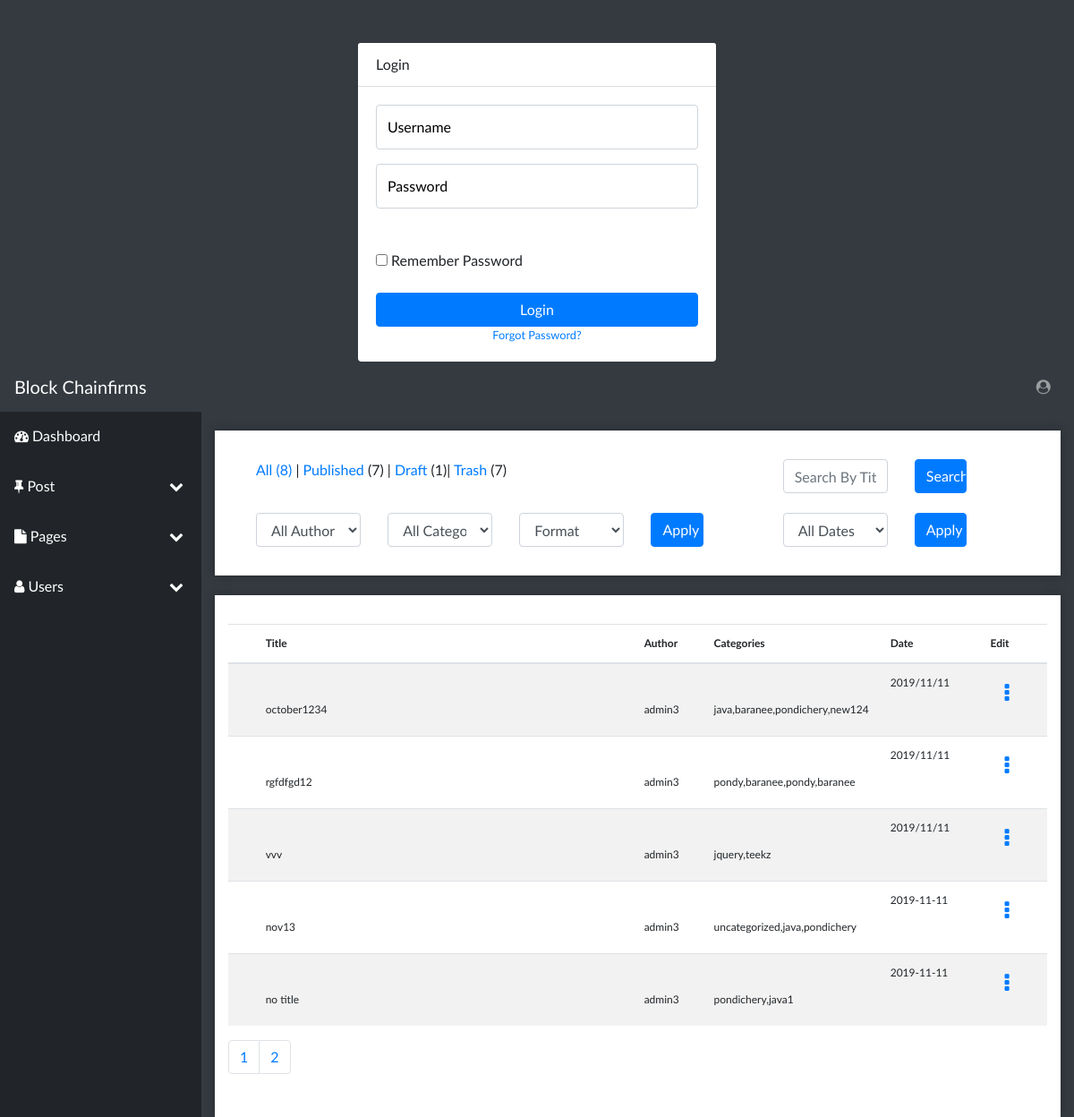
/allpost.php?show=published, run on the app's committed database.
### tables this page shows
CREATE TABLE `posts` (
  `id` int(10) NOT NULL,
  `fid` int(10) NOT NULL,
  `user_id` int(10) NOT NULL,
  `username` varchar(100) NOT NULL,
  `Title` varchar(256) NOT NULL,
  `Content` text NOT NULL,
  `Status` varchar(50) NOT NULL,
  `draftTime` varchar(50) NOT NULL,
  `publishTime` varchar(50) NOT NULL,
  `Visibility` varchar(100) NOT NULL,
  `publihedOn` varchar(50) NOT NULL,
  `Format` varchar(100) NOT NULL,
  `selectCategory` varchar(256) NOT NULL,
  `categoryName` varchar(256) NOT NULL,
  `categoryType` varchar(256) NOT NULL,
  `seo_title` varchar(100) NOT NULL,
  `description` text NOT NULL,
  `url` varchar(100) NOT NULL,
  `seo_schema` varchar(100) NOT NULL,
  `image` varchar(50) NOT NULL,
  `Date` timestamp(6) NOT NULL DEFAULT current_timestamp(6),
  `onlyDate` varchar(50) NOT NULL,
  `url_edit` varchar(256) NOT NULL,
  `url_title` varchar(100) NOT NULL
);

CREATE TABLE `category` (
  `id` int(10) NOT NULL,
  `categoryName` varchar(50) NOT NULL,
  `slug` varchar(50) NOT NULL,
  `selectCategory` varchar(100) NOT NULL,
  `parentcategory` varchar(50) NOT NULL,
  `description` varchar(256) NOT NULL,
  `category_date` varchar(50) NOT NULL
);

### includes/init.php (called while the page is built, shortened)
<?php
require_once("login.php");
?>

### published_posts.php (the view, shortened to what this page needs)
<?php
 $per_page=5;
if(isset($_GET['page'])) {
            $page = $_GET['page'];
            } else {
                $page = "";
            }
            if($page == "" || $page == 1) {
                $page_1 = 0;
            } else {
                $page_1 = ($page * $per_page) - $per_page;
            }
          $post_query_count="SELECT * FROM posts WHERE Status='Publish'";
          $find_count=mysqli_query($connection,$post_query_count);
          $count=mysqli_num_rows($find_count);
          $count=ceil($count/$per_page);
?>
<?php
$query="SELECT posts.id,posts.fid, posts.Title, posts.username, posts.onlyDate, category.selectCategory
FROM posts
INNER JOIN category ON posts.fid=category.id AND posts.status='Publish' LIMIT $page_1,$per_page";
$select_allposts=mysqli_query($connection,$query);
while($row=mysqli_fetch_array($select_allposts)) {
  $title=$row['Title'];
  $username=$row['username'];
  $selectCategory=$row['selectCategory'];
  $onlyDate=$row['onlyDate'];
              ?>
    <tr>
    <td></td>
    <td class="author_td"><label><?php echo $title;  ?></label></td>
    <td><label><?php echo $username;  ?></label></td>
    <td class="page_control"><label><?php echo $selectCategory;  ?></label></td>
    <td><?php echo $onlyDate;  ?></td>
    <td> <a class="nav-link " href="#" id="actionmenu" role="button" data-toggle="dropdown" aria-haspopup="true" aria-expanded="false">
          <i class="fa fa-ellipsis-v font-24"></i>
        </a>
</td>
    </tr>
    <?php
}
    ?>
 </tbody>
</table>
<ul class="pagination">
  <?php
   for($i =1; $i <= $count; $i++) {
        if($i == $page) {
             echo "<li class='page-item'><a class='page-link active_pagination' href='allpost.php?show=published&&page={$i}'>{$i}</a></li>";
        }  else {
            echo "<li class='page-item''><a class='page-link' href='allpost.php?show=published&&page={$i}'>{$i}</a></li>";
        }
        }
  ?>
  </ul>

### login.php (shortened to what this page needs)
<!DOCTYPE html>
<html lang="en">
<head>
<link href="css/style.css" rel="stylesheet">
<link href="https://stackpath.bootstrapcdn.com/font-awesome/4.7.0/css/font-awesome.min.css" rel="stylesheet">
   <link href="css/sb-admin.css" rel="stylesheet">
<link rel="stylesheet" href="https://maxcdn.bootstrapcdn.com/bootstrap/4.0.0/css/bootstrap.min.css">
  <link href="css/sb-admin.css" rel="stylesheet">
</head>
<body class="bg-dark">
  <div class="container">
    <div class="card card-login mx-auto mt-5">
      <div class="card-header">Login</div>
      <div class="card-body">
        <form action="" method="post">
          <div class="form-group">
            <div class="form-label-group">
               <input type="text" class="form-control" name="username" placeholder="Username" required="required">
            </div>
          </div>
          <div class="form-group">
            <div class="form-label-group">
              <input type="password"  class="form-control" name="password" placeholder="Password" required="required">
            </div>
          </div>
          <div class="form-group">
            <div class="checkbox">
              <label>
                <input type="checkbox" value="remember-me">
                Remember Password
              </label>
            </div>
          </div>
          <input type="submit" class="btn btn-primary btn-block" name="login" value="Login">
        </form>
        <div class="text-center">
          <a class="d-block small" href="#">Forgot Password?</a>
        </div>
      </div>
    </div>
  </div>
</body>
</html>

### includes/header.php (shortened to what this page needs)
<?php include("init.php"); ?>
<!DOCTYPE html>
<html lang="en">
<head>
  <link href="css/style.css" rel="stylesheet">
<link href="https://stackpath.bootstrapcdn.com/font-awesome/4.7.0/css/font-awesome.min.css" rel="stylesheet">
   <link href="css/sb-admin.css" rel="stylesheet">
<link rel="stylesheet" href="https://maxcdn.bootstrapcdn.com/bootstrap/4.0.0/css/bootstrap.min.css">
<link rel="stylesheet" href="css/dropzone.css">
<link rel="stylesheet" href="css/font.css" rel="stylesheet" type="text/css">
<link rel="stylesheet" href="https://cdnjs.cloudflare.com/ajax/libs/font-awesome/4.4.0/css/font-awesome.min.css">
  <link rel="stylesheet" href=" css/css/froala_editor.css">
  <link rel="stylesheet" href=" css/css/froala_style.css">
  <link rel="stylesheet" href=" css/css/plugins/code_view.css">
  <link rel="stylesheet" href=" css/css/plugins/colors.css">
  <link rel="stylesheet" href=" css/css/plugins/emoticons.css">
  <link rel="stylesheet" href=" css/css/plugins/image_manager.css">
  <link rel="stylesheet" href=" css/css/plugins/image.css">
  <link rel="stylesheet" href=" css/css/plugins/line_breaker.css">
  <link rel="stylesheet" href=" css/css/plugins/table.css">
  <link rel="stylesheet" href=" css/css/plugins/char_counter.css">
  <link rel="stylesheet" href=" css/css/plugins/video.css">
  <link rel="stylesheet" href=" css/css/plugins/fullscreen.css">
  <link rel="stylesheet" href=" css/css/plugins/file.css">
  <link rel="stylesheet" href="https://cdnjs.cloudflare.com/ajax/libs/codemirror/5.3.0/codemirror.min.css">
  <link href="https://cdnjs.cloudflare.com/ajax/libs/bootstrap-fileinput/4.4.7/css/fileinput.css" media="all" rel="stylesheet" type="text/css"/>
  </head>

### allpost.php (shortened to what this page needs)
<?php include("includes/header.php"); ?>
<?php
              $query="SELECT * FROM posts";
$select_allposts=mysqli_query($connection,$query);
if($select_allposts){
     $total_posts = mysqli_num_rows($select_allposts);
          }
$publish_query="SELECT Status FROM posts WHERE Status='Publish'";
$select_publish_query=mysqli_query($connection,$publish_query);
if($select_publish_query){
     $publish_posts = mysqli_num_rows($select_publish_query);
               }
$draft_query="SELECT Status FROM posts WHERE Status='Draft'";
$select_draft_query=mysqli_query($connection,$draft_query);
if($select_draft_query){
     $draft_posts = mysqli_num_rows($select_draft_query);
               }
  $query="SELECT * FROM trash";
$select_alltrash=mysqli_query($connection,$query);
if($select_alltrash){
     $total_trash = mysqli_num_rows($select_alltrash);
          }
?>
<body id="page-top">
 <?php include("includes/topnav.php"); ?>
  <div id="wrapper">
<?php include("includes/sidenav.php"); ?>
      <div class="container-fluid">
        <div class="row dash_row outer-w3-agile">
            <div class="col-md-12">
              <div class="row">
          <div class="col-md-6">
         <a href="allpost.php?show=all"> All (<span><?php echo $total_posts;    ?></span>) </a> |  <a href="allpost.php?show=published"> Published </a> (<span><?php echo $publish_posts;   ?></span>)  | <a href="allpost.php?show=draft">  Draft </a>(<span><?php echo $draft_posts; ?></span>)|<a href="allpost.php?show=trash"> Trash </a> (<span><?php echo $total_trash;   ?></span>)
        </div>
         <div class="col-md-2 offset-2">
    <form action="" method="post">
    <input type="text" name="search" class="form-control" placeholder="Search By Title">
  </div>
  <div class="col-md-2 ">
    <input type="submit" name="selectByTitle" class="btn btn-primary col-md-6" value="Search">
  </div>
</div>
<div class="row dash_row" id="filter">
   <div class="col-md-2">
    <form action="" method="post">
    <select class="form-control" name="selectByAuthor">
      <option value="allauthor">All Author</option>
    </select>
  </div>
  <div class="col-md-2">
    <select class="form-control" name="selectByCategorySort">
      <option value="allcategory">All Category</option>
    </select>
  </div>
  <div class="col-md-2">
    <select class="form-control" name="selectByFormat">
      <option value="format">Format</option>
    </select>
  </div>
  <div class="col-md-2">
   <input type="submit" name="selectByCategory" class="btn btn-primary col-md-6" value="Apply">
  </div>
  <div class="col-md-2">
    <form action="" method="post">
    <select class="form-control" name="byDate">
      <option value="alldates">All Dates</option>
    </select>
  </div>
  <div class="col-md-2 ">
    <input type="submit" name="selectByDate" class="btn btn-primary col-md-6" value="Apply">
  </div>
</div>
</div>
</div>
        <div class="row dash_row">
        <div class="col-md-12 outer-w3-agile">
              <div class="table-responsive">
              <table id="mytable" class="table table-bordred table-striped">
                   <thead>
                   <th></th>
                   <th>Title</th>
                    <th>Author</th>
                     <th>Categories</th>
                     <th>Date</th>
                     <th>Edit</th>
                   </thead>
    <tbody>
      <?php if(isset($_GET['show'])){
        $show=$_GET['show'];
      }
      else{
  $show='';
}
if (!isset($_POST['selectByCategory']) && !isset($_POST['selectByDate']) && !isset($_POST['selectByTitle'])) {
switch ($show) {
             case 'published';
               include "published_posts.php";
               break;
           }
         }
         ?>
            </div>
                </div>
              </div>
      </div>
</div>
</body>
</html>

### includes/topnav.php (shortened to what this page needs)
<nav class="navbar navbar-expand navbar-dark bg-dark static-top">
   <a class="navbar-brand mr-1" href="index.html">Block Chainfirms</a>
   <button class="btn btn-link btn-sm text-white order-1 order-sm-0" id="sidebarToggle" href="#">
   </button>
   <ul class="navbar-nav">
     <li class="nav-item dropdown no-arrow">
       <a class="nav-link dropdown-toggle" href="#" id="userDropdown" role="button" data-toggle="dropdown" aria-haspopup="true" aria-expanded="false">
         <i class="fa fa-user-circle fa-fw"></i>
       </a>
     </li>
   </ul>
 </nav>

### includes/sidenav.php (shortened to what this page needs)
<ul class="sidebar navbar-nav">
      <li class="nav-item active">
        <a class="nav-link" href="dashboard.php">
          <i class="fa fa-tachometer"></i>
          <span>Dashboard</span>
        </a>
      </li>
      <li class="nav-item dropdown card-header1">
        <a class="nav-link" href="#" id="pagesDropdown" role="button" data-toggle="dropdown" aria-haspopup="true" aria-expanded="false">
          <i class="fa fa-thumb-tack"></i>
          <span>Post</span>
        </a>
      </li>
      <li class="nav-item dropdown card-header1">
        <a class="nav-link " href="#" id="pagesDropdown" role="button" data-toggle="dropdown" aria-haspopup="true" aria-expanded="false">
         <i class="fa fa-file"></i>
          <span>Pages</span>
        </a>
      </li>
      <li class="nav-item dropdown card-header1">
        <a class="nav-link" href="#" id="pagesDropdown" role="button" data-toggle="dropdown" aria-haspopup="true" aria-expanded="false">
          <i class="fa fa-user"></i>
          <span>Users</span>
        </a>
    </ul>

### css/style.css (style rules this page uses)
body { font-family: 'Lato', sans-serif !important; }
.font-24 { font-size:24px !important; }
.outer-w3-agile { padding: 2em 1em; -webkit-box-shadow: 0px 0px 11px 0px rgba(0, 0, 0, 0.25); -moz-box-shadow: 0px 0px 11px 0px rgba(0, 0, 0, 0.25); box-shadow: 0px 0px 11px 0px rgba(0, 0, 0, 0.25); background: #fff; }
.dash_row { margin-top: 22px !important; }
.card-header { padding: .75rem 1.25rem; margin-bottom: 0; background-color: #fff !important; border-bottom: 1px solid rgba(0,0,0,.125); }
.card-header1 a[aria-expanded="false"]:before { padding-right:20px; content: "\f078"; font-family: 'FontAwesome'; position: absolute; right: 0; }
label { padding-top:30px; }
.navbar { position: fixed !important; z-index: 999 !important; width: 100%; margin:auto; }
.sidebar { margin-top: 55px !important; }
.container-fluid { margin-top:55px !important; }
table { font-size:12px !important; height:50%; overflow-x:scroll; }
.author_td { width:423px !important; }
.page_control { width:86px !important; }

### data on the page
posts: Title "october1234", username "admin3", fid.selectCategory "java,baranee,pondichery,new124", onlyDate "2019/11/11"
posts: Title "rgfdfgd12", username "admin3", fid.selectCategory "pondy,baranee,pondy,baranee", onlyDate "2019/11/11"
posts: Title "vvv", username "admin3", fid.selectCategory "jquery,teekz", onlyDate "2019/11/11"
posts: Title "nov13", username "admin3", fid.selectCategory "uncategorized,java,pondichery", onlyDate "2019-11-11"
posts: Title "no title", username "admin3", fid.selectCategory "pondichery,java1", onlyDate "2019-11-11"

### other printed values
$total_posts "8"
$publish_posts "7"
$draft_posts "1"
$total_trash "7"
